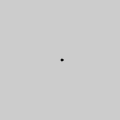
Frame 1 (no input)
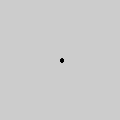
Frame 60 (no input)
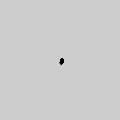
Frame 120 (the mouse pressed at the canvas centre since frame 60)

The p5.js sketch that drew these frames (run headless with seeded random() and noise() and a simulated clock; from frame 60 on, the mouse is pressed at the canvas centre):

// p5.js sketch
// ── sketch.js
var angle = 0.0;
var offset = 60;
var scalar = 2;
var speed = 0.01;

function setup() {
  createCanvas(120, 120);
  fill(0);
  background(204);
}

function draw() {
  var x = offset + cos(angle) * scalar;
  var y = offset + sin(angle) * scalar;
  ellipse(x, y, 2, 2);
  angle += speed;
  scalar += speed;
}
